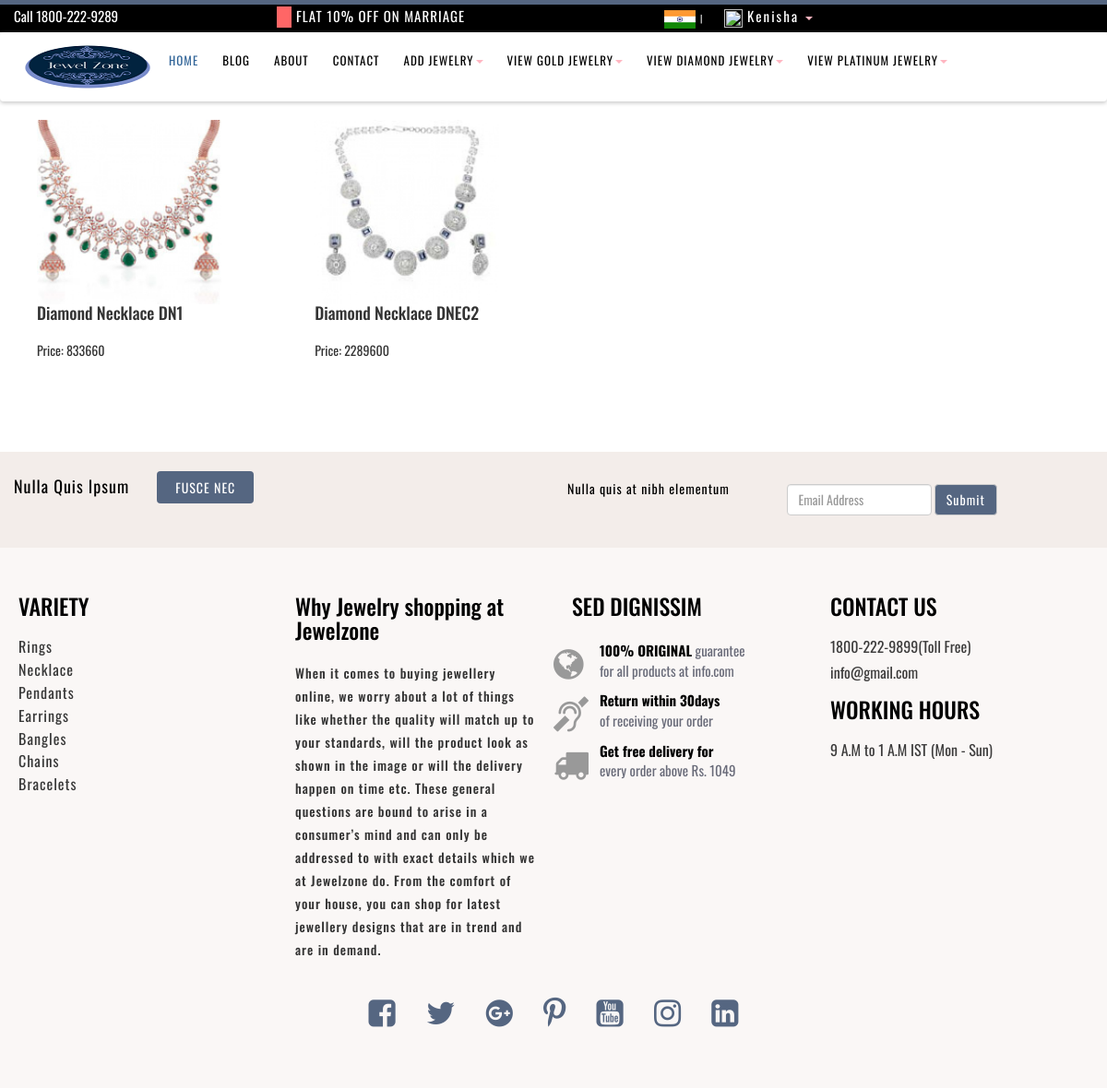
Page /view_diamond_necklace/ (signed in) on the committed database.
### jewelzone/models.py (models this page shows, shortened)
class User(models.Model):
    fname = models.CharField(max_length=50)
    lname = models.CharField(max_length=50)
    email = models.CharField(max_length=50)
    mobile = models.CharField(max_length=50)
    password = models.CharField(max_length=50)
    cpassword = models.CharField(max_length=50)
    usertype = models.CharField(max_length=50,default="user")
    user_image = models.ImageField(upload_to='user_image/',default='')

class Diamond_jewelry(models.Model):
    CHOICES = (
        ("rings",'rings'),
        ("necklace",'necklace'),
        ("earrings",'earrings'),
        ("pendants",'pendants'),
        ("bangles",'bangles'),
        ("bracelet",'bracelet'),
    )
    METAL_COLOUR = (
        ("white",'white'),
        ("yellow",'yellow'),
        ("rose",'rose'),
        ("two_tone",'two_tone'),
    )
    GENDER = (
        ("men",'men'),
        ("women",'women'),
    )
    diamond_category = models.CharField(max_length=50,choices=CHOICES,default="")
    diamond_name = models.CharField(max_length=40)
    diamond_des_code = models.CharField(max_length=10)
    diamond_price = models.CharField(max_length=10)
    diamond_gross = models.CharField(max_length=10)
    diamond_net = models.CharField(max_length=10)
    diamond_gender = models.CharField(max_length=20,choices=GENDER,default="")
    diamond_metal_colour = models.CharField(max_length=50,choices=METAL_COLOUR,default="")
    diamond_gold_purity = models.CharField(max_length=10,default="18KT (750)")
    diamond_gold_certification = models.CharField(max_length=20,default="BIS Hallmark 750")
    diamond_certification = models.CharField(max_length=20,default="IGI")
    diamond_stock = models.CharField(max_length=20,default="Available")
    diamond_image = models.ImageField(upload_to='diamond_jewelry',default="")
    user = models.ForeignKey(User,on_delete=models.CASCADE,default="",null=True,blank=True)

### jewelzone/views.py (the view)
# urls.py: path('view_diamond_necklace/',views.view_diamond_necklace,name='view_diamond_necklace'),
def view_diamond_necklace(request):
    user = User.objects.get(email=request.session['email'])
    diajew = Diamond_jewelry.objects.filter(user=user,diamond_category="necklace")
    return render(request,'diamond/view_diamond_necklace.html',{'diajew':diajew})

### jewelzone/templates/diamond/view_diamond_necklace.html (shortened to what this page needs)
{% extends 'seller_header.html' %}
{% load static %}
{% block content %}
<!DOCTYPE html>
<html lang="en">
<head>
    <link href="{% static 'css/bootstrap.min.css' %}" rel="stylesheet">
	<link href="{% static 'css/global.css' %}" rel="stylesheet">
	<link href="{% static 'css/index.css' %}" rel="stylesheet">
	<link href="{% static 'css/about.css' %}" rel="stylesheet">
	<link href="{% static 'css/shop.css' %}" rel="stylesheet">
	<link href="{% static 'css/contact.css' %}" rel="stylesheet">
	<link href="{% static 'css/blog.css' %}" rel="stylesheet">
	<link href="{% static 'css/detail.css' %}" rel="stylesheet">
	<link href="{% static 'css/shop_detail.css' %}" rel="stylesheet">
	<link rel="stylesheet" type="text/css" href="{% static 'css/font-awesome.min.css' %}">
</head>
<body>
<br>
        <div class="row" style="margin-left: 10px;">
            {% for dn in diajew %}
            <div id="box" class="col-sm-3">
                <div class="container">
                    <div class="card">
                        <a href="{% url 'diamond_product_detail' pk=dn.pk %}"><img class="card-img-top" src="{{dn.diamond_image.url}}" alt="Card image" width="200px" height="200px"></a>
                        <div class="card-body">
                            <h4 class="card-title">{{dn.diamond_name}}</h4><br>
                            <p class="card-text">Price: {{dn.diamond_price}}</p><br>
                        </div>
                    </div>
                </div>
            </div>
            {% endfor %}
        </div>
        <br><br><br><br>
    {% include 'footer.html' %}
</body>
</html>
{% endblock %}

### jewelzone/templates/seller_header.html (shortened to what this page needs)
{% load static %}
<!DOCTYPE html>
<html lang="en">
<head>
	<link href="{% static 'css/bootstrap.min.css' %}" rel="stylesheet">
	<link href="{% static 'css/global.css' %}" rel="stylesheet">
	<link href="{% static 'css/index.css' %}" rel="stylesheet">
	<link href="{% static 'css/about.css' %}" rel="stylesheet">
	<link href="{% static 'css/shop.css' %}" rel="stylesheet">
	<link href="{% static 'css/contact.css' %}" rel="stylesheet">
	<link href="{% static 'css/blog.css' %}" rel="stylesheet">
	<link href="{% static 'css/detail.css' %}" rel="stylesheet">
	<link href="{% static 'css/shop_detail.css' %}" rel="stylesheet">
	<link rel="stylesheet" type="text/css" href="{% static 'css/font-awesome.min.css' %}">
</head>
<body>
	<section id="header" class="clearfix" style="background-color: black;">
		<div class="container">
			<div class="row">
				<div class="header_top clearfix">
					<div class="col-sm-3 header_top_left clearfix">
						<div class="header_top_left_inner clearfix" >
							<p><a href="#" style="font-size: 15px;">Call 1800-222-9289</a></p>
						</div>
					</div>
					<div class="col-sm-4 header_top_middle clearfix">
						<div class="header_top_middle_inner clearfix">
							<p><a href="#" style="font-size: 15px;"><span class="trouble_1"></span>FLAT 10% OFF ON MARRIAGE</a></p>
						</div>
					</div>
					<div class="col-sm-5 header_top_right clearfix">
						<div class="header_top_right_inner clearfix">
							<ul>
								<li><a href="#"><img src="{% static 'img/1.png' %}"></a><span class="trouble_2">|</span>
								</li>
								<li class="dropdown" style="margin-left: 15px;">
									<a class="tag_menu" href="#" data-toggle="dropdown" role="button"
										aria-expanded="false" style="font-size: 15px;"><img src="{{user.user_image.url}}" height="20px" width="20px"> {{request.session.fname}} <span class="caret"></span></a>
								</li>
							</ul>
						</div>
					</div>
				</div>
			</div>
		</div>
	</section>
	<section id="header_2" class="cd-secondary-nav">
		<nav class="navbar navbar-default">
			<div class="container-fluid">
				<div class="navbar-header page-scroll">
					<a class="navbar-brand" href="index.html"><img src="{% static 'img/2.png' %}"
							style="width: 150px; height: 75px;"></a>
				</div>
				<div class="collapse navbar-collapse" id="bs-example-navbar-collapse-1">
					<ul class="nav navbar-nav">
						<li>
							<a class="tag_menu active_tab" href="{% url 'seller_index' %}">HOME</a>
						</li>
						<li>
                        	<a class="tag_menu" href="{% url 'blog' %}">BLOG</a>
                    	</li>
						<li>
                        <a class="tag_menu" href="{% url 'about' %}">ABOUT</a>
                   		 </li>
					 <li>
                        <a class="tag_menu" href="{% url 'contact' %}">CONTACT</a>
                    </li>
					<li class="dropdown">
						<a class="tag_menu" href="#" data-toggle="dropdown" role="button"
							aria-expanded="false">ADD JEWELRY<span class="caret"></span></a>
					</li>
                        <li class="dropdown">
							<a class="tag_menu" href="#" data-toggle="dropdown" role="button"
								aria-expanded="false">VIEW GOLD JEWELRY<span class="caret"></span></a>
                        </li>
                        <li class="dropdown">
							<a class="tag_menu" href="#" data-toggle="dropdown" role="button"
								aria-expanded="false">VIEW DIAMOND JEWELRY<span class="caret"></span></a>
						</li>
						<li class="dropdown">
							<a class="tag_menu" href="#" data-toggle="dropdown" role="button"
								aria-expanded="false">VIEW PLATINUM JEWELRY<span class="caret"></span></a>
						</li>
					</ul>
				</div>
			</div>
		</nav>
	</section>
  {% block content %}
  {% endblock %}
  </body>
  </html>

### jewelzone/static/css/global.css (style rules this page uses)
body { font-family: 'Oswald', sans-serif }
h1,h2,h3,h4,h5,h6 { padding:0; margin:0; }
ul { padding:0; margin:0; list-style:none; }
p { padding:0; margin:0; }
.active_tab { color:#c08585!important; }
#header { background: #556681; border-top: 5px solid #556681; height:35px; padding-top:2px; }
.header_top_left_inner p a { font-size:14px; color:#FFFFFF; }
.header_top_middle { padding:0; margin:0; }
.header_top_middle_inner p a { font-size:14px; color:#FFFFFF; letter-spacing:1px; }
.header_top_middle_inner p .trouble_1 { padding:3px 8px; margin-right:10px; background:#FF6666; font-weight:600; font-size:12px; color:#FFFFFF; }
.header_top_right_inner ul li { display:inline-block; margin-left:5px; }
.header_top_right_inner ul li a { font-size:12px; color:#FFFFFF; letter-spacing:2px; }
.header_top_right_inner ul li .trouble_2 { margin-left:10px; margin-right:10px; color:#FFFFFF; font-size:10px; }
#header_2 .navbar-default { background-color: #fff; border: none!important; min-height: 75px; padding-bottom:10px; box-shadow: 0px 2px 4px #ccc; margin-bottom:0!important; }
#header_2 .navbar-brand { padding: 0px; margin-left:15px!important; }
#header_2 .navbar-nav { margin-left: 100px; margin-top: 10px; }
#header_2 .navbar-default .navbar-nav .active_tab { color:#336699!important; }
#header_2 .navbar-default .navbar-nav li .tag_menu { color: #000; font-size: 16px; letter-spacing: 1px; }
@media (min-width:961px) and (max-width:1200px) { .container { width: auto; } }
@media (min-width:961px) and (max-width:1200px) { .header_top_middle_inner p a { font-size: 11px; } }
@media (min-width:961px) and (max-width:1200px) { .header_top_middle_inner p .trouble_1 { margin-right: 5px; font-size: 12px; } }
@media (min-width:961px) and (max-width:1200px) { .header_top_right_inner ul li .trouble_2 { margin-left: 5px; margin-right: 5px; } }
@media (min-width:961px) and (max-width:1200px) { .header_top_right_inner ul li a { font-size: 10px; } }
@media (min-width:961px) and (max-width:1200px) { #header_2 .navbar-brand { margin-left: 5px!important; } }
@media (min-width:961px) and (max-width:1200px) { #header_2 .navbar-brand img { width:80%; } }
@media (min-width:961px) and (max-width:1200px) { #header_2 .navbar-nav { margin-left: 0px; } }
@media (min-width:961px) and (max-width:1200px) { #header_2 .navbar-default .navbar-nav li .tag_menu { font-size: 13px; padding:10px 13px; } }

### jewelzone/static/css/index.css (style rules this page uses)
body { font-family: 'Oswald', sans-serif }
h1,h2,h3,h4,h5,h6 { padding:0; margin:0; }
ul { padding:0; margin:0; list-style:none; }
p { padding:0; margin:0; }
.active_tab { color:#c08585!important; }

### jewelzone/static/css/about.css (style rules this page uses)
body { font-family: 'Oswald', sans-serif }
h1,h2,h3,h4,h5,h6 { padding:0; margin:0; }
ul { padding:0; margin:0; list-style:none; }
p { padding:0; margin:0; }
.active_tab { color:#c08585!important; }

### jewelzone/static/css/shop.css (style rules this page uses)
body { font-family: 'Oswald', sans-serif }
h1,h2,h3,h4,h5,h6 { padding:0; margin:0; }
ul { padding:0; margin:0; list-style:none; }
p { padding:0; margin:0; }
.active_tab { color:#c08585!important; }

### jewelzone/static/css/contact.css (style rules this page uses)
body { font-family: 'Oswald', sans-serif }
h1,h2,h3,h4,h5,h6 { padding:0; margin:0; }
ul { padding:0; margin:0; list-style:none; }
p { padding:0; margin:0; }
.active_tab { color:#c08585!important; }

### jewelzone/static/css/blog.css (style rules this page uses)
body { font-family: 'Oswald', sans-serif }
h1,h2,h3,h4,h5,h6 { padding:0; margin:0; }
ul { padding:0; margin:0; list-style:none; }
p { padding:0; margin:0; }
.active_tab { color:#c08585!important; }

### jewelzone/static/css/detail.css (style rules this page uses)
body { font-family: 'Oswald', sans-serif }
h1,h2,h3,h4,h5,h6 { padding:0; margin:0; }
ul { padding:0; margin:0; list-style:none; }
p { padding:0; margin:0; }
.active_tab { color:#c08585!important; }

### jewelzone/static/css/shop_detail.css (style rules this page uses)
body { font-family: 'Oswald', sans-serif }
h1,h2,h3,h4,h5,h6 { padding:0; margin:0; }
ul { padding:0; margin:0; list-style:none; }
p { padding:0; margin:0; }
.active_tab { color:#c08585!important; }
a:link { text-decoration:none; }

### jewelzone/templates/seller_header.html (style rules this page uses)
span { color: lightpink; }

### jewelzone/templates/diamond/view_diamond_necklace.html (style rules this page uses)
span { color: lightpink; }

### rows in the picture
User: session.fname "Kenisha"
Diamond_jewelry: diamond_image (picture), diamond_name "Diamond Necklace DN1", diamond_price "833660"
Diamond_jewelry: diamond_image (picture), diamond_name "Diamond Necklace DNEC2", diamond_price "2289600"
